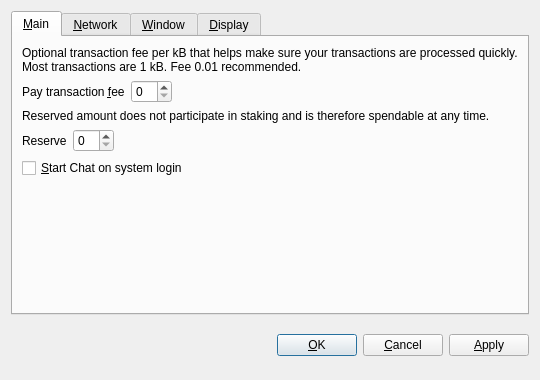
<?xml version="1.0" encoding="UTF-8"?>
<ui version="4.0">
 <class>OptionsDialog</class>
 <widget class="QDialog" name="OptionsDialog">
  <property name="geometry">
   <rect>
    <x>0</x>
    <y>0</y>
    <width>540</width>
    <height>380</height>
   </rect>
  </property>
  <property name="windowTitle">
   <string>Options</string>
  </property>
  <property name="modal">
   <bool>true</bool>
  </property>
  <layout class="QVBoxLayout" name="verticalLayout">
   <item>
    <widget class="QTabWidget" name="tabWidget">
     <property name="tabPosition">
      <enum>QTabWidget::North</enum>
     </property>
     <property name="currentIndex">
      <number>0</number>
     </property>
     <widget class="QWidget" name="tabMain">
      <attribute name="title">
       <string>&amp;Main</string>
      </attribute>
      <layout class="QVBoxLayout" name="verticalLayout_Main">
       <item>
        <widget class="QLabel" name="transactionFeeInfoLabel">
         <property name="text">
          <string>Optional transaction fee per kB that helps make sure your transactions are processed quickly. Most transactions are 1 kB. Fee 0.01 recommended.</string>
         </property>
         <property name="textFormat">
          <enum>Qt::PlainText</enum>
         </property>
         <property name="wordWrap">
          <bool>true</bool>
         </property>
        </widget>
       </item>
       <item>
        <layout class="QHBoxLayout" name="horizontalLayoutFee">
         <item>
          <widget class="QLabel" name="transactionFeeLabel">
           <property name="text">
            <string>Pay transaction &amp;fee</string>
           </property>
           <property name="textFormat">
            <enum>Qt::PlainText</enum>
           </property>
           <property name="buddy">
            <cstring>transactionFee</cstring>
           </property>
          </widget>
         </item>
         <item>
          <widget class="BitcoinAmountField" name="transactionFee"/>
         </item>
         <item>
          <spacer name="horizontalSpacerFee">
           <property name="orientation">
            <enum>Qt::Horizontal</enum>
           </property>
           <property name="sizeHint" stdset="0">
            <size>
             <width>40</width>
             <height>20</height>
            </size>
           </property>
          </spacer>
         </item>
        </layout>
       </item>
       <item>
        <widget class="QLabel" name="reserveBalanceInfoLabel">
         <property name="text">
          <string>Reserved amount does not participate in staking and is therefore spendable at any time.</string>
         </property>
         <property name="textFormat">
          <enum>Qt::PlainText</enum>
         </property>
         <property name="wordWrap">
          <bool>true</bool>
         </property>
        </widget>
       </item>
       <item>
        <layout class="QHBoxLayout" name="horizontalLayoutReserveBalance">
         <item>
          <widget class="QLabel" name="reserveBalanceLabel">
           <property name="text">
            <string>Reserve</string>
           </property>
           <property name="textFormat">
            <enum>Qt::PlainText</enum>
           </property>
           <property name="buddy">
            <cstring>reserveBalance</cstring>
           </property>
          </widget>
         </item>
         <item>
          <widget class="BitcoinAmountField" name="reserveBalance"/>
         </item>
         <item>
          <spacer name="horizontalSpacerReserveBalance">
           <property name="orientation">
            <enum>Qt::Horizontal</enum>
           </property>
           <property name="sizeHint" stdset="0">
            <size>
             <width>40</width>
             <height>20</height>
            </size>
           </property>
          </spacer>
         </item>
        </layout>
       </item>
       <item>
        <widget class="QCheckBox" name="bitcoinAtStartup">
         <property name="toolTip">
          <string>Automatically start Chat after logging in to the system.</string>
         </property>
         <property name="text">
          <string>&amp;Start Chat on system login</string>
         </property>
        </widget>
       </item>
       <item>
        <spacer name="verticalSpacer_Main">
         <property name="orientation">
          <enum>Qt::Vertical</enum>
         </property>
         <property name="sizeHint" stdset="0">
          <size>
           <width>20</width>
           <height>40</height>
          </size>
         </property>
        </spacer>
       </item>
      </layout>
     </widget>
     <widget class="QWidget" name="tabNetwork">
      <attribute name="title">
       <string>&amp;Network</string>
      </attribute>
      <layout class="QVBoxLayout" name="verticalLayout_Network">
       <item>
        <widget class="QCheckBox" name="mapPortUpnp">
         <property name="toolTip">
          <string>Automatically open the Chat client port on the router. This only works when your router supports UPnP and it is enabled.</string>
         </property>
         <property name="text">
          <string>Map port using &amp;UPnP</string>
         </property>
        </widget>
       </item>
       <item>
        <widget class="QCheckBox" name="connectSocks">
         <property name="toolTip">
          <string>Connect to the Chat network through a SOCKS proxy (e.g. when connecting through Tor).</string>
         </property>
         <property name="text">
          <string>&amp;Connect through SOCKS proxy:</string>
         </property>
        </widget>
       </item>
       <item>
        <layout class="QHBoxLayout" name="horizontalLayout_Network">
         <item>
          <widget class="QLabel" name="proxyIpLabel">
           <property name="text">
            <string>Proxy &amp;IP:</string>
           </property>
           <property name="textFormat">
            <enum>Qt::PlainText</enum>
           </property>
           <property name="buddy">
            <cstring>proxyIp</cstring>
           </property>
          </widget>
         </item>
         <item>
          <widget class="QValidatedLineEdit" name="proxyIp">
           <property name="maximumSize">
            <size>
             <width>140</width>
             <height>16777215</height>
            </size>
           </property>
           <property name="toolTip">
            <string>IP address of the proxy (e.g. 127.0.0.1)</string>
           </property>
          </widget>
         </item>
         <item>
          <widget class="QLabel" name="proxyPortLabel">
           <property name="text">
            <string>&amp;Port:</string>
           </property>
           <property name="textFormat">
            <enum>Qt::PlainText</enum>
           </property>
           <property name="buddy">
            <cstring>proxyPort</cstring>
           </property>
          </widget>
         </item>
         <item>
          <widget class="QLineEdit" name="proxyPort">
           <property name="maximumSize">
            <size>
             <width>55</width>
             <height>16777215</height>
            </size>
           </property>
           <property name="toolTip">
            <string>Port of the proxy (e.g. 9050)</string>
           </property>
          </widget>
         </item>
         <item>
          <widget class="QLabel" name="socksVersionLabel">
           <property name="text">
            <string>SOCKS &amp;Version:</string>
           </property>
           <property name="textFormat">
            <enum>Qt::PlainText</enum>
           </property>
           <property name="buddy">
            <cstring>socksVersion</cstring>
           </property>
          </widget>
         </item>
         <item>
          <widget class="QValueComboBox" name="socksVersion">
           <property name="toolTip">
            <string>SOCKS version of the proxy (e.g. 5)</string>
           </property>
          </widget>
         </item>
         <item>
          <spacer name="horizontalSpacer_Network">
           <property name="orientation">
            <enum>Qt::Horizontal</enum>
           </property>
           <property name="sizeHint" stdset="0">
            <size>
             <width>40</width>
             <height>20</height>
            </size>
           </property>
          </spacer>
         </item>
        </layout>
       </item>
       <item>
        <spacer name="verticalSpacer_Network">
         <property name="orientation">
          <enum>Qt::Vertical</enum>
         </property>
         <property name="sizeHint" stdset="0">
          <size>
           <width>20</width>
           <height>40</height>
          </size>
         </property>
        </spacer>
       </item>
      </layout>
     </widget>
     <widget class="QWidget" name="tabWindow">
      <attribute name="title">
       <string>&amp;Window</string>
      </attribute>
      <layout class="QVBoxLayout" name="verticalLayout_Window">
       <item>
        <widget class="QCheckBox" name="minimizeToTray">
         <property name="toolTip">
          <string>Show only a tray icon after minimizing the window.</string>
         </property>
         <property name="text">
          <string>&amp;Minimize to the tray instead of the taskbar</string>
         </property>
        </widget>
       </item>
       <item>
        <widget class="QCheckBox" name="minimizeOnClose">
         <property name="toolTip">
          <string>Minimize instead of exit the application when the window is closed. When this option is enabled, the application will be closed only after selecting Quit in the menu.</string>
         </property>
         <property name="text">
          <string>M&amp;inimize on close</string>
         </property>
        </widget>
       </item>
       <item>
        <spacer name="verticalSpacer_Window">
         <property name="orientation">
          <enum>Qt::Vertical</enum>
         </property>
         <property name="sizeHint" stdset="0">
          <size>
           <width>20</width>
           <height>40</height>
          </size>
         </property>
        </spacer>
       </item>
      </layout>
     </widget>
     <widget class="QWidget" name="tabDisplay">
      <attribute name="title">
       <string>&amp;Display</string>
      </attribute>
      <layout class="QVBoxLayout" name="verticalLayout_Display">
       <item>
        <layout class="QHBoxLayout" name="horizontalLayout_1_Display">
         <item>
          <widget class="QLabel" name="langLabel">
           <property name="text">
            <string>User Interface &amp;language:</string>
           </property>
           <property name="textFormat">
            <enum>Qt::PlainText</enum>
           </property>
           <property name="buddy">
            <cstring>lang</cstring>
           </property>
          </widget>
         </item>
         <item>
          <widget class="QValueComboBox" name="lang">
           <property name="toolTip">
            <string>The user interface language can be set here. This setting will take effect after restarting Chat.</string>
           </property>
          </widget>
         </item>
        </layout>
       </item>
       <item>
        <layout class="QHBoxLayout" name="horizontalLayout_2_Display">
         <item>
          <widget class="QLabel" name="unitLabel">
           <property name="text">
            <string>&amp;Unit to show amounts in:</string>
           </property>
           <property name="textFormat">
            <enum>Qt::PlainText</enum>
           </property>
           <property name="buddy">
            <cstring>unit</cstring>
           </property>
          </widget>
         </item>
         <item>
          <widget class="QValueComboBox" name="unit">
           <property name="toolTip">
            <string>Choose the default subdivision unit to show in the interface and when sending coins.</string>
           </property>
          </widget>
         </item>
        </layout>
       </item>
       <item>
        <widget class="QCheckBox" name="displayAddresses">
         <property name="toolTip">
          <string>Whether to show Chat addresses in the transaction list or not.</string>
         </property>
         <property name="text">
          <string>&amp;Display addresses in transaction list</string>
         </property>
        </widget>
       </item>
       <item>
        <widget class="QCheckBox" name="coinControlFeatures">
         <property name="toolTip">
          <string>Whether to show coin control features or not.</string>
         </property>
         <property name="text">
          <string>Display coin &amp;control features (experts only!)</string>
         </property>
        </widget>
       </item>
       <item>
        <spacer name="verticalSpacer_Display">
         <property name="orientation">
          <enum>Qt::Vertical</enum>
         </property>
         <property name="sizeHint" stdset="0">
          <size>
           <width>20</width>
           <height>40</height>
          </size>
         </property>
        </spacer>
       </item>
      </layout>
     </widget>
    </widget>
   </item>
   <item>
    <layout class="QHBoxLayout" name="horizontalLayout_Buttons">
     <item>
      <spacer name="horizontalSpacer_1">
       <property name="orientation">
        <enum>Qt::Horizontal</enum>
       </property>
       <property name="sizeHint" stdset="0">
        <size>
         <width>40</width>
         <height>48</height>
        </size>
       </property>
      </spacer>
     </item>
     <item>
      <widget class="QLabel" name="statusLabel">
       <property name="font">
        <font>
         <weight>75</weight>
         <bold>true</bold>
        </font>
       </property>
       <property name="text">
        <string/>
       </property>
       <property name="textFormat">
        <enum>Qt::PlainText</enum>
       </property>
       <property name="wordWrap">
        <bool>true</bool>
       </property>
      </widget>
     </item>
     <item>
      <spacer name="horizontalSpacer_2">
       <property name="orientation">
        <enum>Qt::Horizontal</enum>
       </property>
       <property name="sizeHint" stdset="0">
        <size>
         <width>40</width>
         <height>48</height>
        </size>
       </property>
      </spacer>
     </item>
     <item>
      <widget class="QPushButton" name="okButton">
       <property name="text">
        <string>&amp;OK</string>
       </property>
      </widget>
     </item>
     <item>
      <widget class="QPushButton" name="cancelButton">
       <property name="text">
        <string>&amp;Cancel</string>
       </property>
       <property name="autoDefault">
        <bool>false</bool>
       </property>
      </widget>
     </item>
     <item>
      <widget class="QPushButton" name="applyButton">
       <property name="text">
        <string>&amp;Apply</string>
       </property>
       <property name="autoDefault">
        <bool>false</bool>
       </property>
      </widget>
     </item>
    </layout>
   </item>
  </layout>
 </widget>
 <customwidgets>
  <customwidget>
   <class>BitcoinAmountField</class>
   <extends>QSpinBox</extends>
   <header>bitcoinamountfield.h</header>
  </customwidget>
  <customwidget>
   <class>QValueComboBox</class>
   <extends>QComboBox</extends>
   <header>qvaluecombobox.h</header>
  </customwidget>
  <customwidget>
   <class>QValidatedLineEdit</class>
   <extends>QLineEdit</extends>
   <header>qvalidatedlineedit.h</header>
  </customwidget>
 </customwidgets>
 <resources/>
 <connections/>
</ui>
